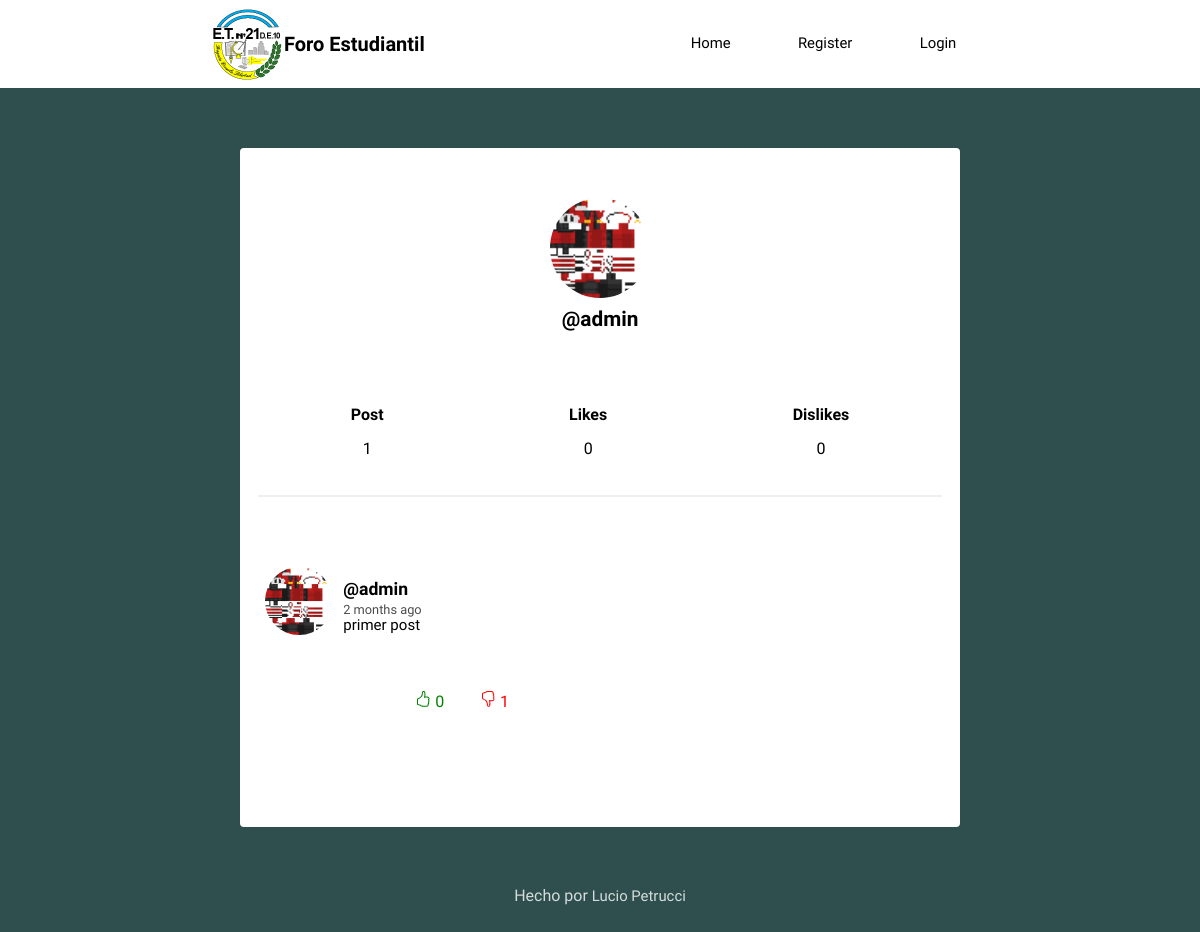
The app's page /profile/admin/, older data.
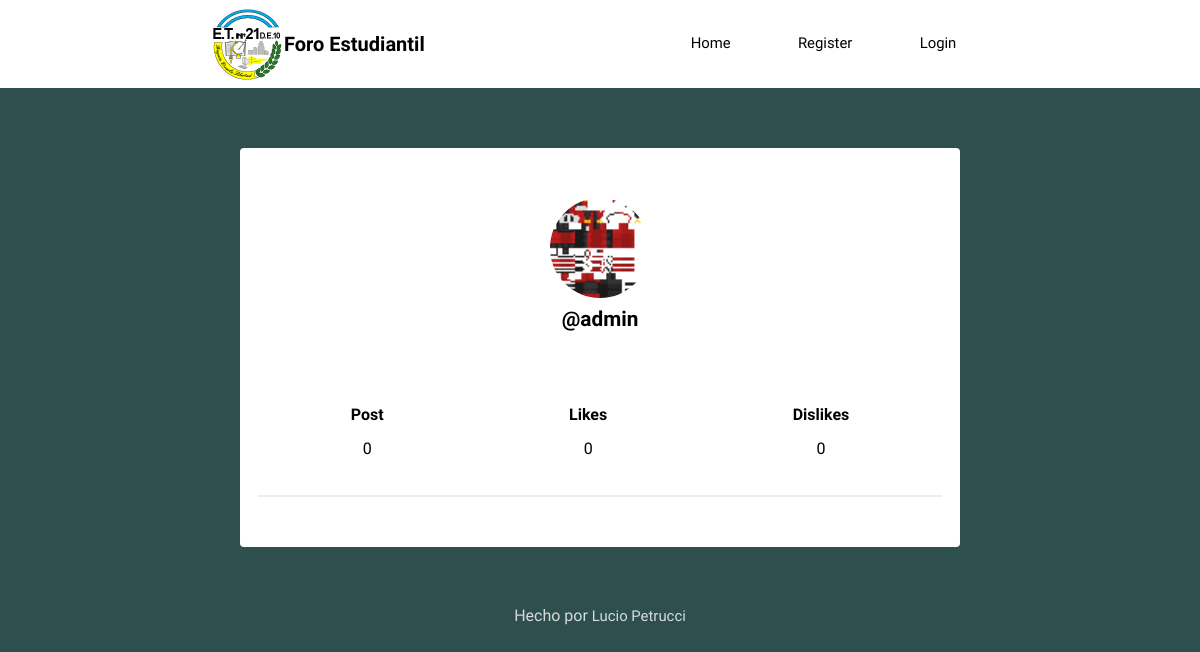
The same page, newer data.
### social/models.py (models this page shows, shortened)
class Post(models.Model):
	user = models.ForeignKey(User, on_delete=models.CASCADE, related_name='posts')
	timestamp = models.DateTimeField(default=timezone.now)
	content = models.TextField()
	likes = models.ManyToManyField(User, related_name='post_likes')
	dislikes = models.ManyToManyField(User, related_name='post_dislikes')
	class Meta:
		ordering = ['-timestamp']

class Profile(models.Model):
    user = models.OneToOneField(User,on_delete=CASCADE)
    image = models.ImageField(default='batman.png', upload_to='profile_pics')

### social/views.py (the view)
# urls.py: path("profile/", views.profile, name="profile"),
def profile(request, username=None):
    current_user = request.user
    if username and username != current_user.username:
        user = User.objects.get(username=username)
        posts = user.posts.all()
    else:
        posts = current_user.posts.all()
        user = current_user
    ctx = {'user': user, 'guest': request.user, 'posts':posts}
    return render(request, 'social/profile.html', ctx)

### social/templates/social/profile.html
{% extends 'social/feed.html' %}
{% block content %}
<div class="profile">
	<img src={{ user.profile.image.url }}>
	<h2>@{{ user.username }}</h2>
</div>
<div class="follow">
	<div>
		<h5>Post</h5>
		<p>{{ user.posts.count }}</p>
	</div>
	<div>
		<h5>Likes</h5>
		<p>{{ user.post_likes.count }}</p>
	</div>
	<div>
		<h5>Dislikes</h5>
		<p>{{ user.post_dislikes.count }}</p>
	</div>
</div>
{{block.super}}
{% endblock %}

### social/templates/social/feed.html (shortened to what this page needs)
{% extends 'social/layout.html' %}
{% load humanize %}
{% block content %}
{% for post in posts %}
<article>
    <div class="container-article">
        <img src="{{post.user.profile.image.url}}">
        <div>
            <h2 class="username"><a href="{% url 'profile' post.user.username%}">@{{post.user.username}}</a></h2>
            <time data-time="#">{{post.timestamp|naturaltime}}</time>
            <div class="post">{{post.content}}</div>
            <div class="likes">
                <form method="post">
                    <div class="like">
                            <div>
                                <span>{{post.likes.count}}</span>
                            </div>
                    </div>
                    <div class="dislike">
                            <div>
                            <span>{{post.dislikes.count}}</span>
                        </div>
                    </div>
                </form>
            </div>
        </div>
    </div>
</article>
{% endfor %}
{% endblock %}

Row changes from the older to the newer data that the page shows:
removed Post: user.profile.image (picture), user.username "admin", timestamp "2 months ago", content "primer post", likes.count "0", dislikes.count "1"
Text that changed along with them:
{{ user.posts.count }}: "1" → "0"
